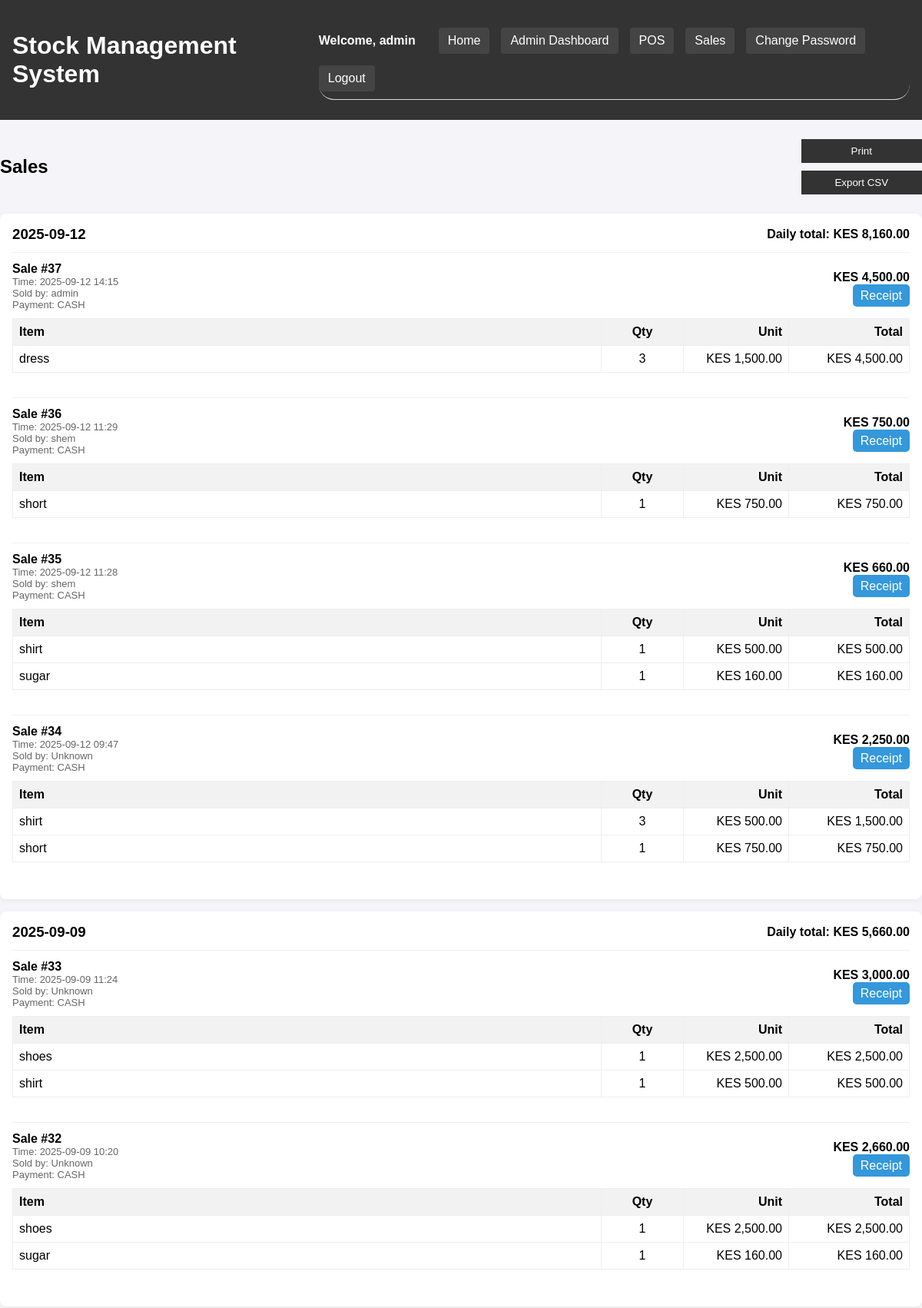
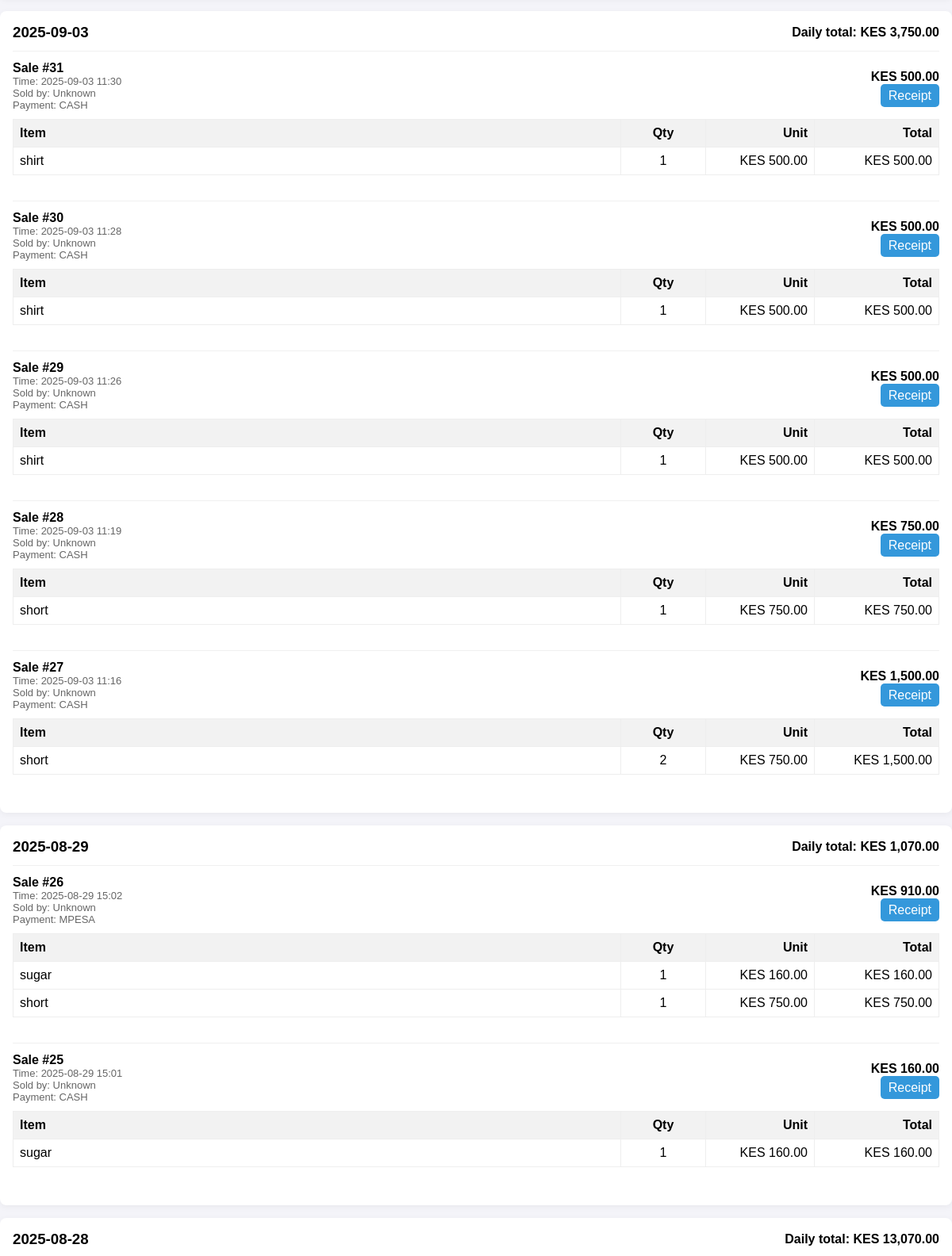
The app's page /sales (signed in, upper part) with its own data (2 pictures, top to bottom).
### app.py (models this page shows)
class Sale(db.Model):
    id = db.Column(db.Integer, primary_key=True)
    date = db.Column(db.DateTime, default=datetime.utcnow)
    total_amount = db.Column(db.Float)
    payment_method = db.Column(db.String(20))
    mpesa_code = db.Column(db.String(50))
    created_by = db.Column(db.String(80))
    items = db.relationship('SaleItem', back_populates='sale')  # Added back_populates

class SaleItem(db.Model):
    id = db.Column(db.Integer, primary_key=True)
    sale_id = db.Column(db.Integer, db.ForeignKey('sale.id'))
    item_id = db.Column(db.Integer, db.ForeignKey('stock_item.id'))
    quantity = db.Column(db.Integer)
    price = db.Column(db.Float)
    sale = db.relationship('Sale', back_populates='items')  # Added relationship
    stock_item = db.relationship('StockItem', back_populates='sales')

class StockItem(db.Model):
    id = db.Column(db.Integer, primary_key=True)
    name = db.Column(db.String(100), nullable=False)
    buying_price = db.Column(db.Float, nullable=False)
    selling_price = db.Column(db.Float, nullable=False)
    size = db.Column(db.String(50))
    quantity = db.Column(db.Integer, nullable=False)
    description = db.Column(db.Text)
    sales = db.relationship('SaleItem', back_populates='stock_item')  # Added relationship

### app.py (the view)
@app.route('/sales')
def sales():
    if 'user_id' not in session:
        return redirect(url_for('login'))
    nairobi_tz = pytz.timezone(app.config.get('TIMEZONE', 'Africa/Nairobi'))
    sales_q = Sale.query.order_by(Sale.date.desc()).all()
    grouped_sales = {}  # { '2025-09-12': [sale1, sale2], ... }
    daily_totals = {}   # { '2025-09-12': 1500.0, ... }
    for sale in sales_q:
        try:
            sale_dt = sale.date
            if sale_dt.tzinfo is None:
                sale_dt = pytz.UTC.localize(sale_dt)
            sale_local_date = sale_dt.astimezone(nairobi_tz).date()
        except Exception:
            sale_local_date = sale.date.date()
        date_key = sale_local_date.strftime('%Y-%m-%d')
        if date_key not in grouped_sales:
            grouped_sales[date_key] = []
            daily_totals[date_key] = 0.0
        grouped_sales[date_key].append(sale)
        daily_totals[date_key] += sale.total_amount or 0.0
    sorted_dates = sorted(grouped_sales.keys(), reverse=True)
    return render_template('sales/sales.html',
                           grouped_sales=grouped_sales,
                           daily_totals=daily_totals,
                           sorted_dates=sorted_dates)

### app.py (called while the page is built)
@app.template_filter('format_currency')
def format_currency_filter(value):
    return "{:,.2f}".format(value)

@app.before_request
def set_timezone():
    g.timezone = pytz.timezone('Africa/Nairobi')

@app.template_filter('local_time')
def local_time_filter(dt):
    if not dt:
        return ""
    if dt.tzinfo is None:
        dt = pytz.utc.localize(dt)
    return dt.astimezone(g.timezone).strftime('%Y-%m-%d %H:%M')

### templates/sales/sales.html (shortened to what this page needs)
{% extends "base.html" %}
{% block content %}
<div class="sales-container" style="max-width:1200px;margin:20px auto;">
    <div style="display:flex;justify-content:space-between;align-items:center;margin-bottom:20px;">
        <h2>Sales</h2>
        <div>
            <button onclick="window.print()" style="padding:8px 12px;margin-right:8px;">Print</button>
            <button id="exportCsvBtn" style="padding:8px 12px;">Export CSV</button>
        </div>
    </div>
    {% for date in sorted_dates %}
    <div class="sales-day" style="background:#fff;border-radius:8px;padding:16px;margin-bottom:16px;box-shadow:0 2px 8px rgba(0,0,0,0.05);">
        <div style="display:flex;justify-content:space-between;align-items:center;margin-bottom:12px;">
            <h3 style="margin:0;">{{ date }}</h3>
            <div style="font-weight:700;">Daily total: KES {{ daily_totals[date]|round(2)|format_currency }}</div>
        </div>
        {% for sale in grouped_sales[date] %}
        <div class="sale-row" style="border-top:1px solid #f0f0f0;padding-top:12px;padding-bottom:12px;">
            <div style="display:flex;justify-content:space-between;align-items:center;">
                <div>
                    <div><strong>Sale #{{ sale.id }}</strong></div>
                    <div style="color:#666;font-size:13px;">Time: {{ sale.date | local_time }}</div>
                    <div style="color:#666;font-size:13px;">Sold by: {{ sale.created_by if sale.created_by is not none else 'Unknown' }}</div>
                    <div style="color:#666;font-size:13px;">Payment: {{ sale.payment_method|upper if sale.payment_method else 'N/A' }}</div>
                </div>
                <div style="text-align:right;">
                    <div style="font-weight:700;font-size:16px;">KES {{ sale.total_amount|round(2)|format_currency }}</div>
                    <div style="margin-top:6px;">
                        <a href="{{ url_for('receipt', sale_id=sale.id) }}" target="_blank" style="text-decoration:none;padding:6px 10px;border-radius:5px;background:#3498db;color:#fff;">Receipt</a>
                    </div>
                </div>
            </div>
            <table style="width:100%;margin-top:10px;border-collapse:collapse;">
                <thead>
                    <tr style="background:#f8f9fa;">
                        <th style="padding:8px;border:1px solid #eee;text-align:left;">Item</th>
                        <th style="padding:8px;border:1px solid #eee;text-align:center;width:90px;">Qty</th>
                        <th style="padding:8px;border:1px solid #eee;text-align:right;width:120px;">Unit</th>
                        <th style="padding:8px;border:1px solid #eee;text-align:right;width:140px;">Total</th>
                    </tr>
                </thead>
                <tbody>
                {% for it in sale.items %}
                    <tr>
                        <td style="padding:8px;border:1px solid #eee;">{{ it.stock_item.name if it.stock_item else ('Item #' ~ it.item_id) }}</td>
                        <td style="padding:8px;border:1px solid #eee;text-align:center;">{{ it.quantity }}</td>
                        <td style="padding:8px;border:1px solid #eee;text-align:right;">KES {{ it.price|round(2)|format_currency }}</td>
                        <td style="padding:8px;border:1px solid #eee;text-align:right;">KES {{ (it.price * it.quantity)|round(2)|format_currency }}</td>
                    </tr>
                {% else %}
                    <tr>
                        <td colspan="4" style="padding:8px;border:1px solid #eee;text-align:center;color:#777;">No items recorded for this sale</td>
                    </tr>
                {% endfor %}
                </tbody>
            </table>
        </div>
        {% endfor %}
    </div>
    {% endfor %}
</div>
{% endblock %}

### templates/base.html (shortened to what this page needs)
<!DOCTYPE html>
<html lang="en">
<head>
    <link rel="stylesheet" href="{{ url_for('static', filename='css/style.css') }}">
    <link rel="stylesheet" href="https://cdnjs.cloudflare.com/ajax/libs/font-awesome/6.4.0/css/all.min.css">
</head>
<body>
    <header>
        <h1>Stock Management System</h1>
        <nav>
            {% if 'user_id' in session %}
                <span>Welcome, {{ session['username'] }}</span>
                <a href="{{ url_for('home') }}">Home</a>
                {% if session['role'] == 'admin' %}
                <a href="{{ url_for('admin_dashboard') }}">Admin Dashboard</a>
            {% endif %}
            <a href="{{ url_for('pos') }}">POS</a>
            <a href="{{ url_for('sales') }}">Sales</a>
                <a href="{{ url_for('change_password') }}">Change Password</a>
                <a href="{{ url_for('logout') }}">Logout</a>
            {% endif %}
        </nav>
    </header>
    <main>
        {% block content %}{% endblock %}
    </main>
</body>
</html>

### static/css/style.css (style rules this page uses)
body { font-family: Arial, sans-serif; margin: 0; padding: 0; background-color: #f4f4f9; }
header { background: #333; color: white; padding: 1rem; display: flex; justify-content: space-between; align-items: center; }
nav a { padding: 8px 12px; border-radius: 4px; background: #444; transition: background 0.3s; text-decoration: none; color: white; }
input, select, button { padding: 8px; margin: 5px 0; width: 100%; box-sizing: border-box; }
button { background: #333; color: white; border: none; cursor: pointer; }
table { width: 100%; border-collapse: collapse; margin: 20px 0; }
table th, table td { border: 1px solid #ddd; padding: 8px; text-align: left; }
table th { background-color: #f2f2f2; }
nav { display: flex; align-items: center; border-radius: 20px; gap: 15px; flex-wrap: wrap; margin: 10px 0; padding: 10px 0; border-bottom: 1px solid #ddd; }
nav span { margin-right: 15px; font-weight: bold; }

### records on screen
Sale: username "admin", id "37", date|local_time "2025-09-12 14:15", created_by "admin", payment_method "CASH", total_amount "4,500.00"
SaleItem: stock_item "dress", quantity "3", price "1,500.00", (it.price*it.quantity)|round(2)|format_currency "4,500.00"
Sale: id "36", date|local_time "2025-09-12 11:29", created_by "shem", payment_method "CASH", total_amount "750.00"
SaleItem: stock_item "short", quantity "1", price "750.00", (it.price*it.quantity)|round(2)|format_currency "750.00"
Sale: id "35", date|local_time "2025-09-12 11:28", created_by "shem", payment_method "CASH", total_amount "660.00"
SaleItem: stock_item "shirt", quantity "1", price "500.00", (it.price*it.quantity)|round(2)|format_currency "500.00"
SaleItem: stock_item "sugar", quantity "1", price "160.00", (it.price*it.quantity)|round(2)|format_currency "160.00"
Sale: id "34", date|local_time "2025-09-12 09:47", created_by "Unknown", payment_method "CASH", total_amount "2,250.00"
SaleItem: stock_item "shirt", quantity "3", price "500.00", (it.price*it.quantity)|round(2)|format_currency "1,500.00"
SaleItem: stock_item "short", quantity "1", price "750.00", (it.price*it.quantity)|round(2)|format_currency "750.00"
Sale: id "33", date|local_time "2025-09-09 11:24", created_by "Unknown", payment_method "CASH", total_amount "3,000.00"
SaleItem: stock_item "shoes", quantity "1", price "2,500.00", (it.price*it.quantity)|round(2)|format_currency "2,500.00"
SaleItem: stock_item "shirt", quantity "1", price "500.00", (it.price*it.quantity)|round(2)|format_currency "500.00"
Sale: id "32", date|local_time "2025-09-09 10:20", created_by "Unknown", payment_method "CASH", total_amount "2,660.00"
SaleItem: stock_item "shoes", quantity "1", price "2,500.00", (it.price*it.quantity)|round(2)|format_currency "2,500.00"
SaleItem: stock_item "sugar", quantity "1", price "160.00", (it.price*it.quantity)|round(2)|format_currency "160.00"
Sale: id "31", date|local_time "2025-09-03 11:30", created_by "Unknown", payment_method "CASH", total_amount "500.00"
SaleItem: stock_item "shirt", quantity "1", price "500.00", (it.price*it.quantity)|round(2)|format_currency "500.00"
Sale: id "30", date|local_time "2025-09-03 11:28", created_by "Unknown", payment_method "CASH", total_amount "500.00"
SaleItem: stock_item "shirt", quantity "1", price "500.00", (it.price*it.quantity)|round(2)|format_currency "500.00"
Sale: id "29", date|local_time "2025-09-03 11:26", created_by "Unknown", payment_method "CASH", total_amount "500.00"
SaleItem: stock_item "shirt", quantity "1", price "500.00", (it.price*it.quantity)|round(2)|format_currency "500.00"
Sale: id "28", date|local_time "2025-09-03 11:19", created_by "Unknown", payment_method "CASH", total_amount "750.00"
SaleItem: stock_item "short", quantity "1", price "750.00", (it.price*it.quantity)|round(2)|format_currency "750.00"
Sale: id "27", date|local_time "2025-09-03 11:16", created_by "Unknown", payment_method "CASH", total_amount "1,500.00"
SaleItem: stock_item "short", quantity "2", price "750.00", (it.price*it.quantity)|round(2)|format_currency "1,500.00"
Sale: id "26", date|local_time "2025-08-29 15:02", created_by "Unknown", payment_method "MPESA", total_amount "910.00"
SaleItem: stock_item "sugar", quantity "1", price "160.00", (it.price*it.quantity)|round(2)|format_currency "160.00"
SaleItem: stock_item "short", quantity "1", price "750.00", (it.price*it.quantity)|round(2)|format_currency "750.00"
Sale: id "25", date|local_time "2025-08-29 15:01", created_by "Unknown", payment_method "CASH", total_amount "160.00"
SaleItem: stock_item "sugar", quantity "1", price "160.00", (it.price*it.quantity)|round(2)|format_currency "160.00"

### other values on screen
{{ date }} "2025-09-12" "2025-09-09" "2025-09-03" "2025-08-29" "2025-08-28"
{{ daily_totals[date]|round(2)|format_currency }} "8,160.00" "5,660.00" "3,750.00" "1,070.00" "13,070.00"
